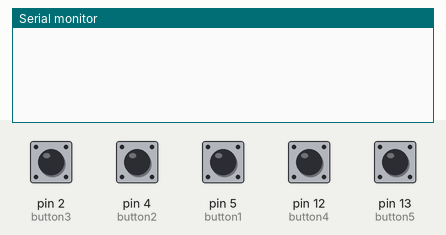
Simulated run of this sketch. Board: Arduino Uno, built with avr-gcc and run on an emulated ATmega328P. Shown: the last lines printed to the serial monitor. The inputs (shaded band) are chosen by the test bench; at power-on: pin 2 (button3), pin 4 (button2), pin 5 (button1), pin 12 (button4), pin 13 (button5) HIGH.

Above: at 1.2 s.
1.3 s: pin 2 (button3) pulled LOW for 0.15 s
At 2.1 s:
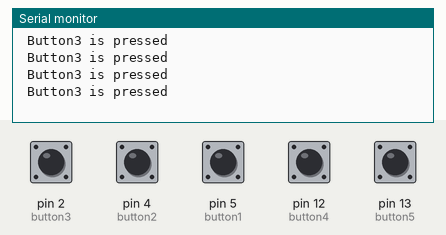
2.9 s: pin 4 (button2) pulled LOW for 0.15 s
At 4.2 s:
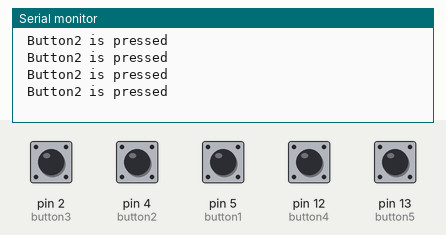
4.5 s: pin 5 (button1) pulled LOW for 0.15 s
At 5.4 s:
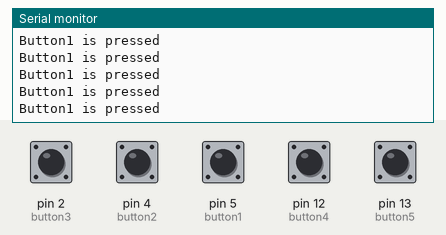
6.1 s: pin 12 (button4) pulled LOW for 0.15 s
At 7.0 s:
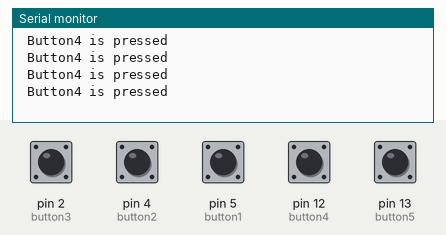
7.7 s: pin 13 (button5) pulled LOW for 0.15 s
At 9.0 s:
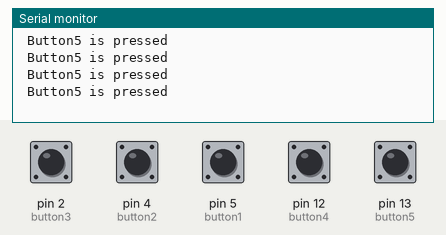
9.3 s: pin 2 (button3) driven LOW and pin 4 (button2) driven LOW
At 10.4 s:
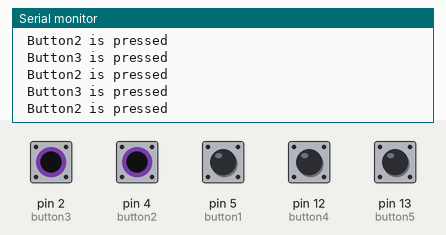
Timing chart, 0 to 12.3 s (numbered marks = the images above; inputs shaded):
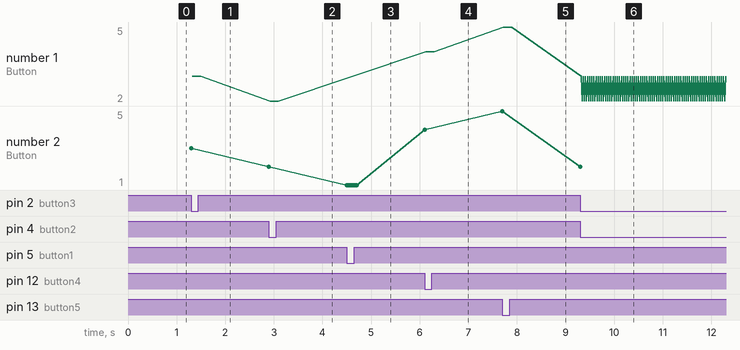

Measured:
- after the input at 1.3 s, the serial monitor: prints a new line at once (image 1)
- after the input at 2.9 s, the serial monitor: prints a new line at once (image 2)
- after the input at 4.5 s, the serial monitor: prints a new line at once (image 3)
- after the input at 6.1 s, the serial monitor: prints a new line at once (image 4)
- after the input at 7.7 s, the serial monitor: prints a new line at once (image 5)
- after the input at 9.3 s, the serial monitor: prints a new line at once (image 6)
- plotted number 1: 3 → 2 after the input at 2.9 s, 2 → 4 after the input at 6.1 s, 4 → 5 after the input at 7.7 s, 5 → 2 after the input at 9.3 s
- plotted number 2: 3 → 2 after the input at 2.9 s, 2 → 1 after the input at 4.5 s, 1 → 4 after the input at 6.1 s, 4 → 5 after the input at 7.7 s, 5 → 2 after the input at 9.3 s

The sketch:

testButton.ino
```cpp
const int button1 = 5;     // the number of the pushbutton pin
const int button2 = 4;     // the number of the pushbutton pin
const int button3 = 2;     // the number of the pushbutton pin
const int button4 = 12;     // the number of the pushbutton pin
const int button5 = 13;     // the number of the pushbutton pin

// variables will change:

void setup() {
  // initialize the pushbutton pin as an input:
  pinMode(button1, INPUT);
  pinMode(button2, INPUT);
  pinMode(button3, INPUT);
  pinMode(button4, INPUT);
  pinMode(button5, INPUT);
  Serial.begin(9600);
}

void loop() {
  if (digitalRead(button1) == LOW)
    Serial.print("Button1 is pressed \n");

  if (digitalRead(button2) == LOW)
    Serial.print("Button2 is pressed \n ");

  if (digitalRead(button3) == LOW)
    Serial.print("Button3 is pressed \n ");

  if (digitalRead(button4) == LOW)
    Serial.print("Button4 is pressed \n ");

  if (digitalRead(button5) == LOW)
    Serial.print("Button5 is pressed \n ");


}
```
